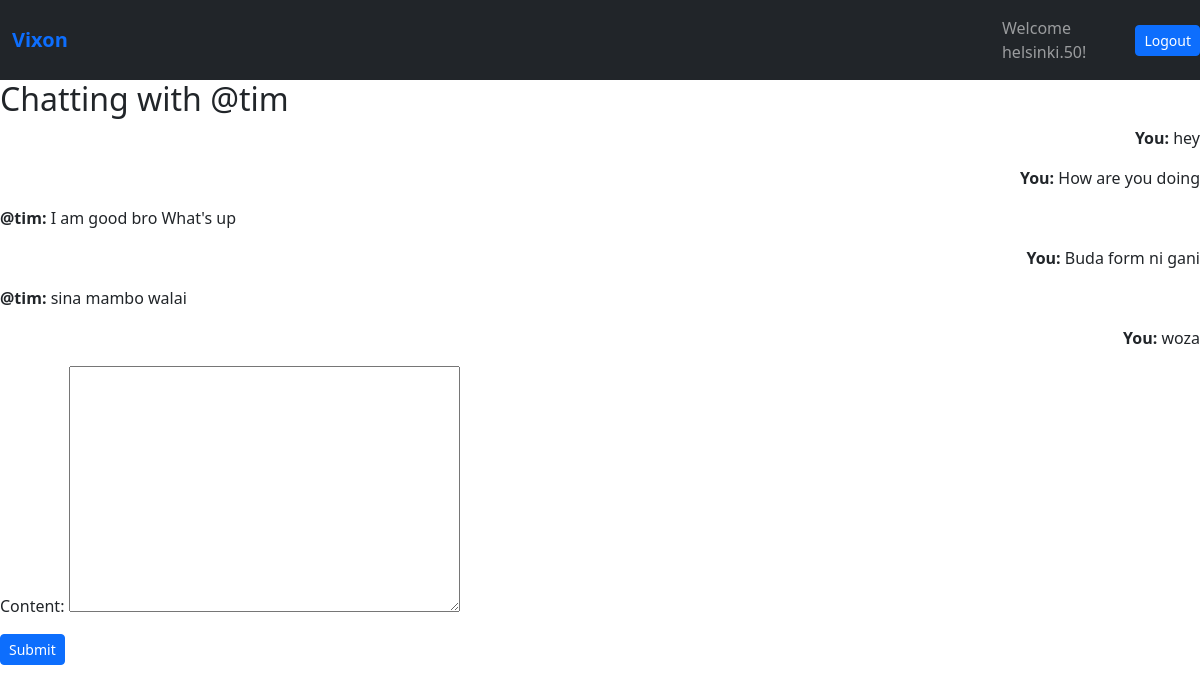
/chat/@tim (signed in), run on the app's committed database.
### learnedapp/models.py (models this page shows, shortened)
class Messages(models.Model):
    sender = models.ForeignKey(User, on_delete=models.CASCADE, related_name='sent_messages')
    reciever = models.ForeignKey(User, on_delete=models.CASCADE, related_name='recieved_messages')
    content = models.TextField()
    timestamp = models.DateTimeField(auto_now_add=True)
    is_read = models.BooleanField(default=False)

### learnedapp/views.py (the view)
# urls.py: path('chat/<str:username>', views.chat, name='chat'),
@login_required
def chat(request, username):
    if request.user.username == username:
        return redirect('profile')
    reciever = get_object_or_404(User, username=username) #User.objects.get(username=username)
    messages = Messages.objects.filter(
        sender__in = [request.user, reciever],
        reciever__in = [request.user, reciever]
    ).order_by('timestamp')
    Messages.objects.filter(
        sender = reciever,
        reciever = request.user,
        is_read = False
    ).update(is_read=True)
    if request.method == 'POST':
        form = MessageForm(request.POST)
        if form.is_valid():
            msg = form.save(commit=False)
            msg.sender = request.user
            msg.reciever = reciever
            msg.save()
            return redirect('chat', username=reciever.username)
    else:
        form = MessageForm()
    context = {'messages': messages, 'form': form, 'reciever': reciever}
    return render(request, 'learnedapp/chat.html', context)

### learnedapp/forms.py
class MessageForm(forms.ModelForm):
    class Meta:
        model = Messages
        fields = ['content']

### learnedapp/templates/learnedapp/chat.html (shortened to what this page needs)
{% extends 'learnedapp/base.html' %}
{% block content %}
<h2>Chatting with {{ reciever.username }}</h2>
{% for message in messages %}
    {% if message.sender == request.user %}
        <p style="text-align:right;">
            <strong>You:</strong> {{ message.content }}
        </p>
    {% else %}
        <p>
            <strong>{{ message.sender.username }}:</strong> {{ message.content }}
        </p>
    {% endif %}
{% endfor %}
<form method="post">
    {{ form.as_p}}
    <button type="submit" class="btn btn-sm btn-primary">Submit</button>
</form>
{% endblock %}

### learnedapp/templates/learnedapp/base.html (shortened to what this page needs)
{% load static %}
<!DOCTYPE html>
<html lang="en">
<head>
    <link rel="stylesheet" href="{% static 'css/bootstrap.min.css' %}">
</head>
<body>
        <nav class="navbar navbar-expand-lg navbar-dark bg-dark">
  <div class="container">
    <a class="navbar-brand text-primary fw-bold" href="/">Vixon</a>
   </div>
    <div class="ms-auto d-flex align-items-center" style="flex-direction: row;">
        {% if user.is_authenticated %}
            <span class="navbar-text me-3 ">Welcome {{ user.username }}!</span>
            <form action="{% url 'logout' %}" method="POST" style="display: inline;">
                <button type="submit" class="btn btn-sm btn-primary">Logout</button>
            </form>
        </div>
        </nav>
        {% else %}
            <a href="{% url 'login'%}" class="btn btn-sm btn-outline-light me-2">Login</a>
            <a href="{% url 'register' %}" class="btn btn-sm btn-primary">Sign <span>Up</span></a>
        </div>
        </nav>
        {% endif %}
    {% block content %}
    {% endblock %}
</body>
</html>

### data on the page
Messages: content "hey"
Messages: content "How are you doing"
Messages: sender.username "@tim", content "I am good bro What's up"
Messages: content "Buda form ni gani"
Messages: sender.username "@tim", content "sina mambo walai"
Messages: content "woza"

### other printed values
{{ user.username }} "helsinki.50"
{{ reciever.username }} "@tim"
